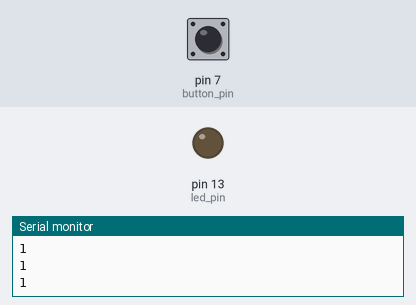
Recording of a sketch running on a simulated Arduino Uno, built with avr-gcc and run on an emulated ATmega328P. Shown: output pins drawn as LEDs (lit = HIGH), the last lines printed to the serial monitor. The test bench sets the inputs (shaded band); at power-on: pin 7 (button_pin) HIGH.

Above: at 1.2 s.
1.3 s: pin 7 (button_pin) pulled LOW for 0.15 s
At 1.4 s:
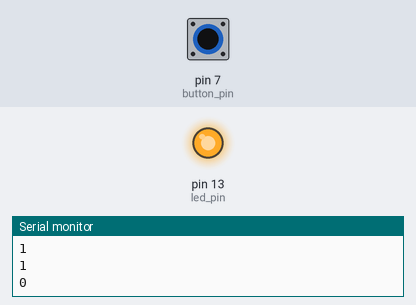
3.0 s: pin 7 (button_pin) pulled LOW for 3.2 s
At 6.6 s:
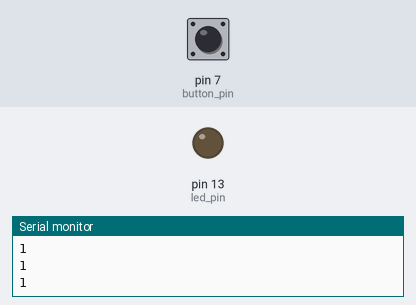
Timing chart, 0 to 8.1 s (numbered marks = the images above; inputs shaded):
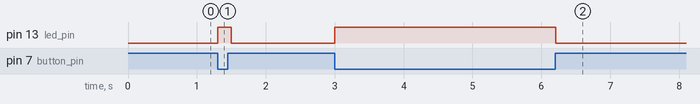

Measured:
- after the input at 1.3 s, pin 13 (led_pin): LOW → HIGH at once, → LOW 0.20 s later
- after the input at 3.0 s, pin 13 (led_pin): LOW → HIGH at once, → LOW 3.2 s later

The sketch:

button-basic-code.ino
```cpp
const int button_pin = 7;
const int led_pin = 13;

int button_value = 0;

void setup() {
  // put your setup code here, to run once:
  pinMode(button_pin, INPUT_PULLUP);
  pinMode(led_pin, OUTPUT);
  Serial.begin(9600);
}

void loop() {
  // put your main code here, to run repeatedly:
  button_value = digitalRead(button_pin);

  // Pull up way
  digitalWrite(led_pin, !button_value);
  // Pull down way
  // digitalWrite(led_pin, button_value);

  Serial.println(button_value);
  delay(100);
}
```
